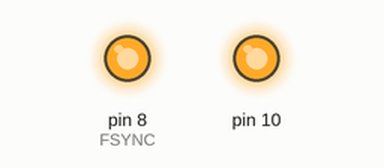
This sketch was run on a simulated Arduino Uno, built with avr-gcc and run on an emulated ATmega328P. On the bench: output pins drawn as LEDs (lit = HIGH).

Above: at 1.1 s.
Timing chart, 0 to 2.6 s (numbered marks = the images above):
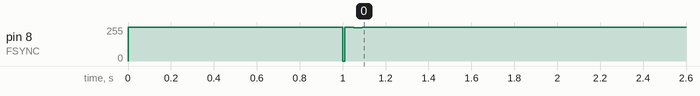

The sketch:

AD9833_Qduino.ino
```cpp
// (licence header left out)
//#define PROCESSORCLOCK 998999 //works for square with 16Mhz clock
#define PROCESSORCLOCK 12200000


//int freq; //32-bit global frequency variable
long f = 440;
int expo = -24;
boolean updown = true;
boolean initial = true;
#include <SPI.h>


// Define the FSYNC (used for SD funtion)
#define FSYNC 8

// SPISettings mySettings(8000000,MSBFIRST,SPI_MODE2); // for Qduino

void setup()
{

  pinMode(FSYNC, OUTPUT); //FSYNC

  // Serial.begin(9600); // start serial communication at 9600bps
  // Serial.println("\n\nStartup\n\n");
  digitalWrite(FSYNC, HIGH);

  SPI.setDataMode(SPI_MODE2); // requires SPI Mode for AD9837
  //SPI.begin();
  SPI.begin();
  //SPI.beginTransaction(SPISettings(8000000,MSBFIRST,SPI_MODE2));

  delay(1000); //A little set up time, just to make sure everything's stable

  //Initial frequency
 // freq = 440;
  ResetRegisterAD9837();
  WriteRegisterAD9837(0x2100);
 // WriteFrequencyAD9837(freq);

  //Serial.print("Frequency is ");
  //Serial.print(freq);
  //Serial.println("");

}

void loop()
{

  if(initial) WriteFrequencyAD9837(f);
  initial = false;
  //f = 440.0 * pow(1.059463094359,expo);
  //if(updown)expo++;
  //else expo--;
  //if(expo > 35) updown = false;
  //else if(expo < -23) updown = true;

}
void WriteFrequencyAD9837(long frequency)
{
  //
  int MSB;
  int LSB;
  int phase = 0;

  //We can't just send the actual frequency, we have to calculate the "frequency word".
  //This amounts to ((desired frequency)/(reference frequency)) x 0x10000000.
  //calculated_freq_word will hold the calculated result.
  long calculated_freq_word;
  double AD9837Val = 0.0;
  long twotwentyeight = 2;
  twotwentyeight <<= 28;

  AD9837Val = (double)frequency * (double)(twotwentyeight / PROCESSORCLOCK) ;
  calculated_freq_word = (long)AD9837Val;

  /*
  Serial.println("");
  Serial.print("Frequency word is ");
  Serial.print(calculated_freq_word);
  Serial.println("twotwentyeight is");
  Serial.println(twotwentyeight);
  Serial.println("");
  */
  //Once we've got that, we split it up into separate bytes.

  calculated_freq_word &= 0x0FFFFFFF; //zero out 4 high bits
  long LMSB = calculated_freq_word & 0x0FFFC000; // take top 14 bits
  MSB = (int)((LMSB >> 14) & 0x0000FFFF); // and put them into a 16 bit int
  long LLSB = calculated_freq_word & 0x00003FFF;//take lower 14 bits
  LSB = (int)(LLSB & 0x0000FFFF); //put in 16 bit int


  //Set control bits DB15 ande DB14 to 0 and one, respectively, for frequency register 0
  LSB |= 0x4000;
  MSB |= 0x4000;

  phase |= 0xC000;

  //WriteRegisterAD9837(0x2100);

  //delay(500);

  //Set the frequency==========================
  WriteRegisterAD9837(LSB); //lower 14 bits

  WriteRegisterAD9837(MSB); //upper 14 bits

  WriteRegisterAD9837(phase); //mid-low

  //Power it back up
  WriteRegisterAD9837(0x2020); //square
  //WriteRegisterAD9837(0x2000); //sin
  //WriteRegisterAD9837(0x2002); //triangle

}

//This is the guy that does the actual talking to the AD9837
void WriteRegisterAD9837(int dat)
{
  digitalWrite(FSYNC, LOW); //Set FSYNC low
  SPI.transfer(highByte(dat)); Serial.println(highByte(dat));
  SPI.transfer(lowByte(dat)); Serial.println(lowByte(dat));
  digitalWrite(FSYNC, HIGH); //Set FSYNC high
  delay(1);

}


void ResetRegisterAD9837()
{

  Serial.println("Resetting registers");
  digitalWrite(FSYNC, LOW); //Set FSYNC low
  delay(10);

  SPI.transfer(0x01);
  SPI.transfer(0x00);

  digitalWrite(FSYNC, HIGH); //Set FSYNC high
}
```

Measured:
- by itself, pin 8 (FSYNC): 255/255 → 0/255 at 1.0 s, → 255/255 0.01 s later, → 249/255 0.04 s later, → 255/255 0.04 s later
